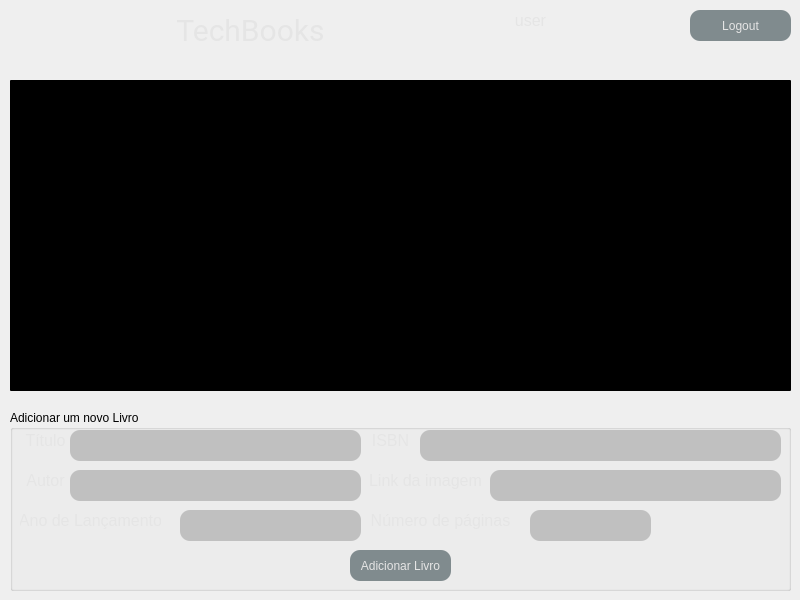
<?xml version="1.0" encoding="UTF-8"?>
<ui version="4.0">
 <class>MainWindow</class>
 <widget class="QMainWindow" name="MainWindow">
  <property name="geometry">
   <rect>
    <x>0</x>
    <y>0</y>
    <width>800</width>
    <height>600</height>
   </rect>
  </property>
  <property name="windowTitle">
   <string>MainWindow</string>
  </property>
  <property name="autoFillBackground">
   <bool>false</bool>
  </property>
  <property name="styleSheet">
   <string notr="true">QTableWidget{
color: #E5E5E5;
border: #FFE5B4;
border-radius: 1px;
font-family: 'Roboto', sans-serif;
font-size: 16px; /* Tamanho do texto */
line-height: 1.5; /* Altura da linha para melhor legibilidade */
background: black;
}

QLabel{
color: #E5E5E5;
border: #FFE5B4;
border-radius: 1px;
font-family: 'Roboto', sans-serif;
font-size: 16px; /* Tamanho do texto */
line-height: 1.5; /* Altura da linha para melhor legibilidade */
}
QLabel#label_title{
color: #E5E5E5;
border: #FFE5B4;
border-radius: 1px;
font-family: 'Roboto', sans-serif;
font-size: 30px; /* Tamanho do texto */
line-height: 1.5; /* Altura da linha para melhor legibilidade */
}

QLineEdit{
background:Silver;
border: 2px rgb(85, 170, 255) solid;
border-radius: 10px;
color: #B87333
}
QLineEdit:focus {
Background: #F4FDFF;
border: 2px  solid #FFE5B4;
color: #B87333
}

QComboBox{
background:Silver;
border: 2px rgb(85, 170, 255) solid;
border-radius: 10px;
color: #B87333
}

QPushButton{
background:#808B8E;
border: 2px rgb(85, 170, 255) solid;
border-radius: 10px;
color: #E5E5E5
}

QPushButton:hover{
background:#43d7f7;
border: 2px rgb(85, 170, 255) solid;
border-radius: 10px;
color: black
}

QPushButton#btn_logout:hover{
background:#FF4C4C;
border: 2px rgb(85, 170, 255) solid;
border-radius: 10px;
color: black
}
</string>
  </property>
  <widget class="QWidget" name="centralwidget">
   <widget class="QLabel" name="label_title">
    <property name="geometry">
     <rect>
      <x>70</x>
      <y>10</y>
      <width>361</width>
      <height>41</height>
     </rect>
    </property>
    <property name="sizeIncrement">
     <size>
      <width>0</width>
      <height>0</height>
     </size>
    </property>
    <property name="font">
     <font>
      <family>Roboto,sans-serif</family>
      <pointsize>-1</pointsize>
     </font>
    </property>
    <property name="cursor">
     <cursorShape>ArrowCursor</cursorShape>
    </property>
    <property name="text">
     <string>TechBooks</string>
    </property>
    <property name="alignment">
     <set>Qt::AlignCenter</set>
    </property>
   </widget>
   <widget class="QPushButton" name="btn_logout">
    <property name="geometry">
     <rect>
      <x>690</x>
      <y>10</y>
      <width>101</width>
      <height>31</height>
     </rect>
    </property>
    <property name="text">
     <string>Logout</string>
    </property>
   </widget>
   <widget class="QLabel" name="lbl_user">
    <property name="geometry">
     <rect>
      <x>460</x>
      <y>10</y>
      <width>141</width>
      <height>21</height>
     </rect>
    </property>
    <property name="text">
     <string>user</string>
    </property>
    <property name="alignment">
     <set>Qt::AlignCenter</set>
    </property>
   </widget>
   <widget class="QLabel" name="label">
    <property name="geometry">
     <rect>
      <x>10</x>
      <y>10</y>
      <width>51</width>
      <height>51</height>
     </rect>
    </property>
    <property name="frameShape">
     <enum>QFrame::NoFrame</enum>
    </property>
    <property name="text">
     <string/>
    </property>
    <property name="pixmap">
     <pixmap>book-reader.png</pixmap>
    </property>
    <property name="scaledContents">
     <bool>true</bool>
    </property>
   </widget>
   <widget class="QTableWidget" name="tbl_books">
    <property name="geometry">
     <rect>
      <x>10</x>
      <y>80</y>
      <width>781</width>
      <height>311</height>
     </rect>
    </property>
   </widget>
   <widget class="QGroupBox" name="groupBox">
    <property name="geometry">
     <rect>
      <x>10</x>
      <y>410</y>
      <width>781</width>
      <height>181</height>
     </rect>
    </property>
    <property name="title">
     <string>Adicionar um novo Livro</string>
    </property>
    <widget class="QPushButton" name="btn_add_book">
     <property name="geometry">
      <rect>
       <x>340</x>
       <y>140</y>
       <width>101</width>
       <height>31</height>
      </rect>
     </property>
     <property name="text">
      <string>Adicionar Livro</string>
     </property>
    </widget>
    <widget class="QLabel" name="lbl_user_2">
     <property name="geometry">
      <rect>
       <x>10</x>
       <y>20</y>
       <width>51</width>
       <height>21</height>
      </rect>
     </property>
     <property name="text">
      <string>Título</string>
     </property>
     <property name="alignment">
      <set>Qt::AlignCenter</set>
     </property>
    </widget>
    <widget class="QLabel" name="lbl_user_3">
     <property name="geometry">
      <rect>
       <x>10</x>
       <y>60</y>
       <width>51</width>
       <height>21</height>
      </rect>
     </property>
     <property name="text">
      <string>Autor</string>
     </property>
     <property name="alignment">
      <set>Qt::AlignCenter</set>
     </property>
    </widget>
    <widget class="QLineEdit" name="txt_titulo">
     <property name="geometry">
      <rect>
       <x>60</x>
       <y>20</y>
       <width>291</width>
       <height>31</height>
      </rect>
     </property>
    </widget>
    <widget class="QLineEdit" name="txt_autor">
     <property name="geometry">
      <rect>
       <x>60</x>
       <y>60</y>
       <width>291</width>
       <height>31</height>
      </rect>
     </property>
    </widget>
    <widget class="QLineEdit" name="txt_ano">
     <property name="geometry">
      <rect>
       <x>170</x>
       <y>100</y>
       <width>181</width>
       <height>31</height>
      </rect>
     </property>
    </widget>
    <widget class="QLabel" name="lbl_user_4">
     <property name="geometry">
      <rect>
       <x>10</x>
       <y>100</y>
       <width>141</width>
       <height>21</height>
      </rect>
     </property>
     <property name="text">
      <string>Ano de Lançamento</string>
     </property>
     <property name="alignment">
      <set>Qt::AlignCenter</set>
     </property>
    </widget>
    <widget class="QLabel" name="lbl_user_5">
     <property name="geometry">
      <rect>
       <x>360</x>
       <y>60</y>
       <width>111</width>
       <height>21</height>
      </rect>
     </property>
     <property name="text">
      <string>Link da imagem</string>
     </property>
     <property name="alignment">
      <set>Qt::AlignCenter</set>
     </property>
    </widget>
    <widget class="QLabel" name="lbl_user_6">
     <property name="geometry">
      <rect>
       <x>360</x>
       <y>20</y>
       <width>41</width>
       <height>21</height>
      </rect>
     </property>
     <property name="text">
      <string>ISBN</string>
     </property>
     <property name="alignment">
      <set>Qt::AlignCenter</set>
     </property>
    </widget>
    <widget class="QLineEdit" name="txt_isbn">
     <property name="geometry">
      <rect>
       <x>410</x>
       <y>20</y>
       <width>361</width>
       <height>31</height>
      </rect>
     </property>
    </widget>
    <widget class="QLineEdit" name="txt_paginas">
     <property name="geometry">
      <rect>
       <x>520</x>
       <y>100</y>
       <width>121</width>
       <height>31</height>
      </rect>
     </property>
    </widget>
    <widget class="QLineEdit" name="txt_foto">
     <property name="geometry">
      <rect>
       <x>480</x>
       <y>60</y>
       <width>291</width>
       <height>31</height>
      </rect>
     </property>
    </widget>
    <widget class="QLabel" name="lbl_user_7">
     <property name="geometry">
      <rect>
       <x>360</x>
       <y>100</y>
       <width>141</width>
       <height>21</height>
      </rect>
     </property>
     <property name="text">
      <string>Número de páginas</string>
     </property>
     <property name="alignment">
      <set>Qt::AlignCenter</set>
     </property>
    </widget>
   </widget>
  </widget>
 </widget>
 <resources/>
 <connections/>
</ui>
